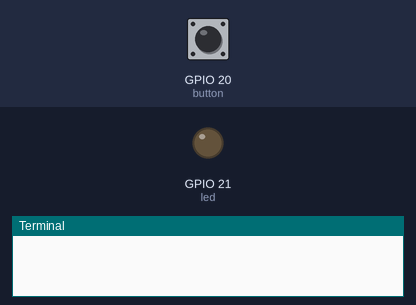
A program run on a simulated Raspberry Pi (BCM pin numbers). On the bench: output pins drawn as LEDs (lit = HIGH), the last lines printed to the terminal. The test bench sets the inputs (shaded band); at power-on: GPIO 20 (button) HIGH.

Above: at 1.2 s.
1.3 s: GPIO 20 (button) pulled LOW for 0.15 s
At 1.37 s:
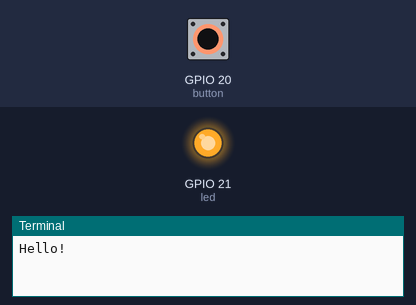
2.9 s: GPIO 20 (button) pulled LOW for 3.2 s
At 7.3 s:
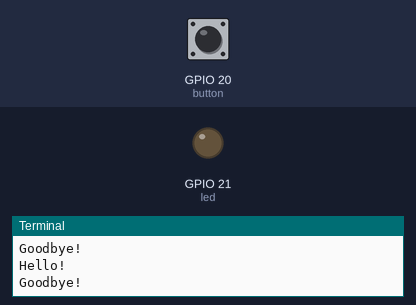
Timing chart, 0 to 8.8 s (numbered marks = the images above; inputs shaded):
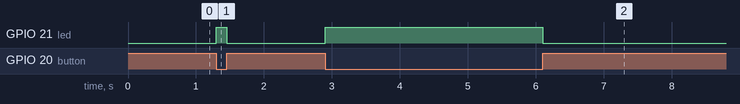

Measured:
- after the input at 1.3 s, GPIO 21 (led): LOW → HIGH at once, → LOW 0.15 s later
- after the input at 2.9 s, GPIO 21 (led): LOW → HIGH at once, → LOW 3.2 s later

The program:

button_ex02.py
```python
from gpiozero import Button, LED
from signal import pause

button = Button(20)
led = LED(21)
count = 0

def say_hello():
    global count
    # count += 1
    # print("Hello!", count)
    print("Hello!")
    led.on()

def say_goodbye():
    print("Goodbye!")
    led.off()

button.when_pressed = say_hello
button.when_released = say_goodbye
pause()
```
